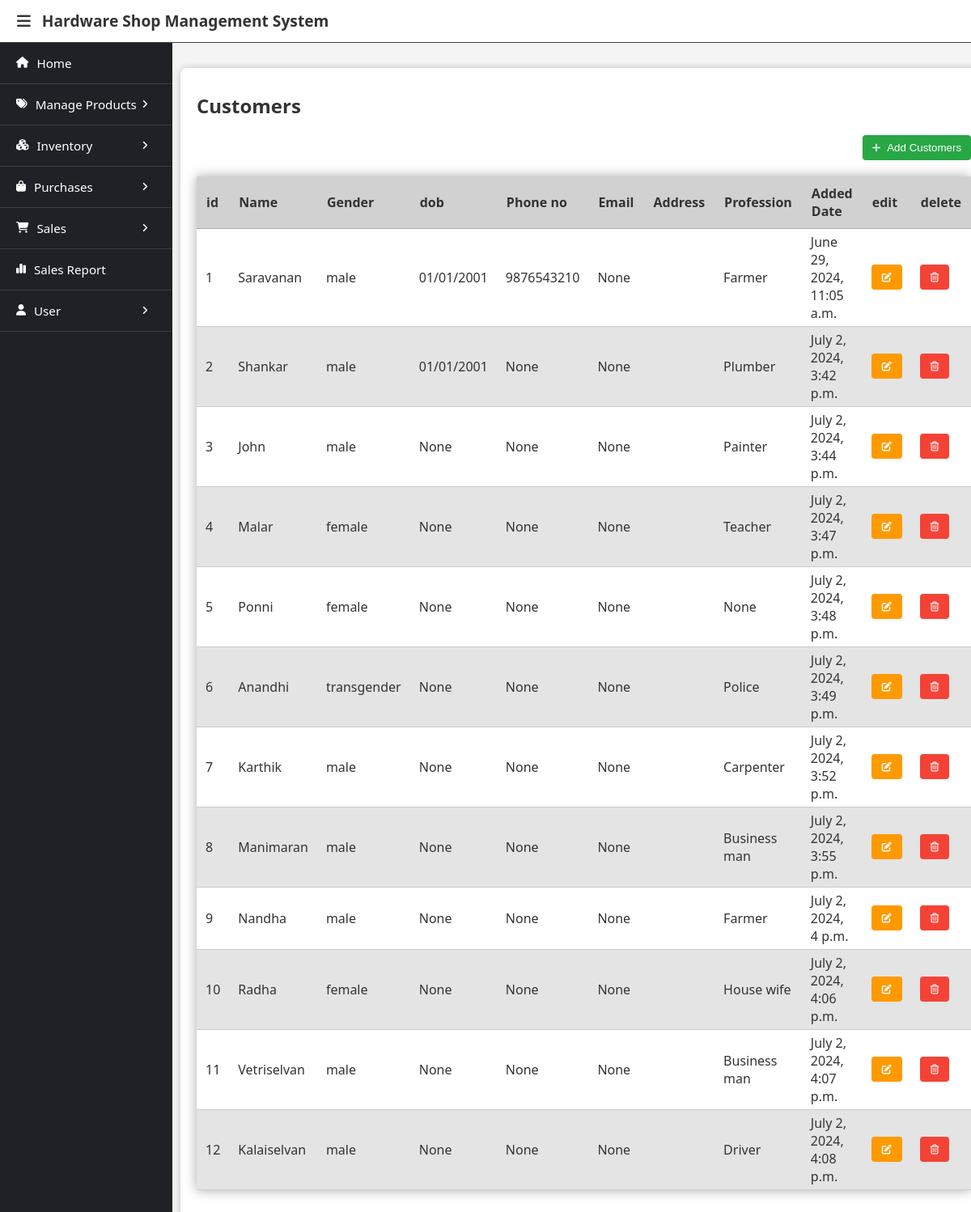
The page /customers/ (signed in) on the database its author committed.
### database/models.py (models this page shows, shortened)
class Customer(models.Model):
    customer_id = models.BigAutoField(primary_key=True)
    customer_name = models.CharField(max_length=60)
    gender = models.CharField(choices = (("male","Male"),("female","Female"), ("transgender","Transgender")), max_length=20, null=True, blank=True)
    dob_regex = RegexValidator(regex=r'^[0-9]{1,2}\/[0-9]{1,2}\/[0-9]{4}$', message="dob must be in the format: dd/mm/yyyy")
    dob = models.CharField(validators=[dob_regex], max_length=20, null=True, blank=True)
    phone_regex = RegexValidator(regex=r'^(\d{10})$', message="Phone number must be entered in the 10 digit format: '9999999999'")
    phoneno = models.CharField(validators=[phone_regex], max_length=13, null=True, blank=True)
    email = models.EmailField(null=True, blank=True)
    address = models.TextField(max_length=100, null=True, blank=True)
    profession = models.CharField(max_length=100, null=True, blank=True)
    added_date = models.DateTimeField(auto_now_add=True)
    class Meta:
        db_table = "customer"

### customers/views.py (the view)
# urls.py: path('', ViewCustomers.as_view(), name='view_customers'),
class ViewCustomers(GroupRequiredMixin, View):
    groups_required = ['Owner', 'Salesman']
    def get(self, request):
        context = {
            'customers':Customer.objects.all()
        }
        return render(request, 'customers.html', context)

### user/context_processors.py (called while the page is built)
def get_users(request):
    users = User.objects.all()
    return {
        'users': users
    }

### user/templatetags/user_custom_tags.py (called while the page is built)
@register.filter(name='has_group')
def has_group(user, group_name):
    return user.groups.filter(name=group_name).exists()

### user/views.py (called while the page is built)
    def dispatch(self, request, *args, **kwargs):
        user = request.user
        if not user.is_authenticated:
            return redirect('login_page')
        if not any([user.groups.filter(name=group).exists() for group in self.groups_required]):
            print(user.groups)
            return self.handle_no_permission()
        return super().dispatch(request,*args, **kwargs)

### customers/templates/customers.html (shortened to what this page needs)
{% extends 'base.html' %}
{% load user_custom_tags %}
{% block menubar %}
    {% if request.user|has_group:"Owner" %}
        {% include 'owner_menu.html' %}
    {% elif request.user|has_group:"Salesman" %}
        {% include 'salesman_menu.html' %}
    {% endif %}
{% endblock %}
{% block content %}
    <div class="container">
        <h2>Customers</h2>
        <a href="/customers/add/"><button class="btn btn-add"><i class="fa-solid fa-plus"></i>Add Customers</button></a>
        <table class="table">
            <thead>
                <tr>
                    <th>id</th>
                    <th>Name</th>
                    <th>Gender</th>
                    <th>dob</th>
                    <th>Phone no</th>
                    <th>Email</th>
                    <th>Address</th>
                    <th>Profession</th>
                    <th>Added Date</th>
                    <th>edit</th>
                    <th>delete</th>
                </tr>
            </thead>
            <tbody>
                {% for customer in customers %}
                <tr>
                    <td>{{customer.customer_id}}</td>
                    <td>{{customer.customer_name}}</td>
                    <td>{{customer.gender}}</td>
                    <td>{{customer.dob}}</td>
                    <td>{{customer.phoneno}}</td>
                    <td>{{customer.email}}</td>
                    <td>{{customer.address}}</td>
                    <td>{{customer.profession}}</td>
                    <td>{{customer.added_date}}</td>
                    <td><a href="{% url 'edit_customer' customer.customer_id %}"><button class="btn btn-edit"><i class="fa-solid fa-pen-to-square m-0"></i></button></a></td>
                    <td><a href="{% url 'delete_customer' customer.customer_id %}"><button class="btn btn-delete"><i class="fa-regular fa-trash-can m-0"></i></button></a></td>
                </tr>
                {% endfor %}
            </tbody>
        </table>
    </div>
{% endblock %}

### static/css/header_sidebar_layout.css (style rules this page uses)
body { margin: 0; font-family: system-ui, -apple-system, BlinkMacSystemFont, 'Segoe UI', Roboto, Oxygen, Ubuntu, Cantarell, 'Open Sans', 'Helvetica Neue', sans-serif; background-color: #f4f4f4; }

### templates/base.html (style rules this page uses)
.m-0 { margin: 0px !important; }
h1, h2 { color: #333; }
i { margin-right: 8px; font-size: 0.9em; }
.container { background: #fff; padding: 10px 20px 20px; margin: 20px 0; border-radius: 8px; box-shadow: 0 0 10px rgba(0, 0, 0, 0.2); }
button { background-color: #333; color: white; padding: 10px 15px; border: none; border-radius: 4px; cursor: pointer; }
.container .btn { display: inline-block; padding: 8px 13px; border: none; border-radius: 4px; cursor: pointer; color: white; transition: background-color 0.2s; }
.container .btn-edit { background-color: #ff9900; }
.container .btn-delete { background-color: #f44336; }
.container .btn-add, .container .btn-edit-stock { background-color: #28a745; float: right; padding:8px 12px; margin-bottom: 20px; }
table { width: 100%; border-collapse: collapse; margin-bottom: 40px; box-shadow: 0px 0px 14px #aaa; overflow-x: auto; }
th, td { text-align: left; border-bottom: 1px solid #ccc; }
th { background-color: #d1d1d1; padding: 10px 12px; color: #333; border-bottom: 1px solid #aaa; font-weight: bold; }
td { padding: 5px 11px; background-color: #fff; color: #333; }
tr:nth-child(even) td { background-color: #e4e4e4; }

### rows shown on the page
Customer: customer_id "1", customer_name "Saravanan", gender "male", dob "01/01/2001", phoneno "9876543210", email "None", profession "Farmer", added_date "June 29, 2024, 11:05 a.m."
Customer: customer_id "2", customer_name "Shankar", gender "male", dob "01/01/2001", phoneno "None", email "None", profession "Plumber", added_date "July 2, 2024, 3:42 p.m."
Customer: customer_id "3", customer_name "John", gender "male", dob "None", phoneno "None", email "None", profession "Painter", added_date "July 2, 2024, 3:44 p.m."
Customer: customer_id "4", customer_name "Malar", gender "female", dob "None", phoneno "None", email "None", profession "Teacher", added_date "July 2, 2024, 3:47 p.m."
Customer: customer_id "5", customer_name "Ponni", gender "female", dob "None", phoneno "None", email "None", profession "None", added_date "July 2, 2024, 3:48 p.m."
Customer: customer_id "6", customer_name "Anandhi", gender "transgender", dob "None", phoneno "None", email "None", profession "Police", added_date "July 2, 2024, 3:49 p.m."
Customer: customer_id "7", customer_name "Karthik", gender "male", dob "None", phoneno "None", email "None", profession "Carpenter", added_date "July 2, 2024, 3:52 p.m."
Customer: customer_id "8", customer_name "Manimaran", gender "male", dob "None", phoneno "None", email "None", profession "Business man", added_date "July 2, 2024, 3:55 p.m."
Customer: customer_id "9", customer_name "Nandha", gender "male", dob "None", phoneno "None", email "None", profession "Farmer", added_date "July 2, 2024, 4 p.m."
Customer: customer_id "10", customer_name "Radha", gender "female", dob "None", phoneno "None", email "None", profession "House wife", added_date "July 2, 2024, 4:06 p.m."
Customer: customer_id "11", customer_name "Vetriselvan", gender "male", dob "None", phoneno "None", email "None", profession "Business man", added_date "July 2, 2024, 4:07 p.m."
Customer: customer_id "12", customer_name "Kalaiselvan", gender "male", dob "None", phoneno "None", email "None", profession "Driver", added_date "July 2, 2024, 4:08 p.m."
